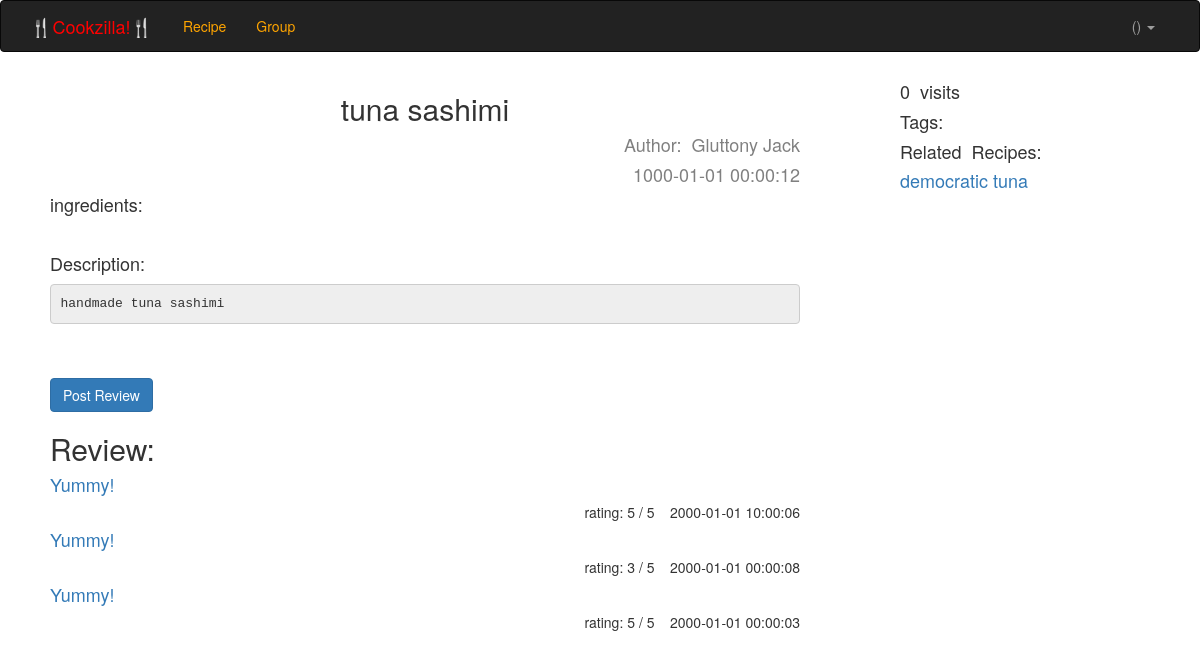
Screenshot of /recipe/recipe_detail.php?rid=13 with the database file from the repository.
### tables this page shows
create table recipe(
	recipeId int auto_increment,
	uname varchar(40),
	r_title varchar(40),
	num_of_serving int,
	r_description text,
	rtime datetime,
	primary key (recipeId),
	foreign key (uname) references users(uname)
)
auto_increment = 10000;

create table Users(
	uname varchar(40),
	nickname varchar(40) not null,
	password varchar(40) not null,
	uprofile text,
	primary key (uname)
);

create table review(
	reviewId int auto_increment,
	uname varchar(40),
	recipeId int,
	wtitle varchar(40),
	wrating int,
	wtext text,
	wsuggestion text,
	wtime datetime,
	primary key (reviewId),
	foreign key (uname) references users(uname),
	foreign key (recipeId) references recipe(recipeId)
	
)
auto_increment = 10000;

### recipe/recipe_detail.php (the view, shortened to what this page needs)
<!DOCTYPE html>
<html>
<head>
	<link href="../css/bootstrap.min.css" rel="stylesheet">
</head>
<body>
<div class="navbar navbar-inverse navbar-extra" >
        <div class="container">
          <div class="navbar-header" >
            <a class="navbar-brand" href="/cookzilla"><font color="red">🍴Cookzilla!🍴</font></a>
          </div>
          <div class="navbar-collapse collapse">
            <ul class="nav navbar-nav">
              <li id="subscribe">
                <a href="/cookzilla/recipe/view_recipe.php?sort=createdat"><font color="orange">Recipe</font></a>
              </li>
              <li id="subscribe">
                <a href=/cookzilla/group/group.php><font color="orange">Group</font></a>
              </li>
            </ul>
            <div class="dropdown">
            <ul id="navbar-right" class="nav navbar-nav navbar-right">
              <li class="dropdown">
              <a href="#" class="dropdown-toggle" data-toggle="dropdown">
               <?php
				echo $_SESSION['nickname']. "(". $_SESSION['uname'].")";
			?>
                <span class="caret"></span>
              </a>
              </li>
            </ul>
            </div>
          </div>
        </div>
      </div>
    <?php
    $con = mysqli_connect("localhost","root","");
mysqli_select_db( $con, 'cookzilla');
$rid = $_GET["rid"];
$sql4="SELECT * FROM recipe, users where recipe.recipeId = '$rid.' and users.uname = recipe.uname";
$result = mysqli_query($con,$sql4);
$row1 = mysqli_fetch_array($result);
echo "<div  id = \"content\">";
echo "<div style='text-align:center;'><h2 class='col-center-block'>". $row1["r_title"]. "</div></h2>";
$sql="SELECT count(*) FROM user_visited where recipeId = $row1[recipeId]" ;
$visits = mysqli_query($con,$sql);
echo "<div style='text-align:right;'><h4> <font color='gray'>Author:&nbsp&nbsp" . $row1['nickname'] ."</font></h4></div>";
echo "<div style='text-align:right;'><h4> <font color='gray'>" . $row1['rtime'] ."</font></h4></div>";
echo "<h4>ingredients:</h4>";
echo "<br><h4>Description:</h4>";
echo "<pre>". $row1['r_description'] . "</pre>";
echo "<br><h2><a class='btn btn-primary' href='/cookzilla/recipe/new_review.php'>Post Review</a></h2>";
echo "<h2>Review:</h2>";
$sql="SELECT * from review where recipeId = '$rid' order by wtime desc";
$reviews = mysqli_query($con,$sql);
while ($row = mysqli_fetch_array($reviews)) {
echo "<h4><a href=\"review.php?wid=".urlencode($row['reviewId'])."\">".$row['wtitle']."</a></h4>";
echo "<h5 style=\"text-align:right;\"> rating:&nbsp".$row['wrating']."&nbsp/&nbsp5&nbsp&nbsp&nbsp&nbsp".$row['wtime']."</h5>";
}
echo "</div>";
echo "<div  id = \"side\">";
echo "<h4>". mysqli_fetch_array($visits)[0]."&nbsp&nbspvisits</h4>";
echo "<h4> Tags:&nbsp&nbsp</h4><h4><font color='red'>";
echo "</font></h4>";
echo "<h4> Related&nbsp&nbspRecipes:</h4>";
$sql="SELECT recipe.recipeId, recipe.r_title from related, recipe where related.recipeId1 = '$rid' and related.recipeId2 = recipe.recipeId";
$related = mysqli_query($con,$sql) or die('Query failed: ' . mysql_error());
while ($row = mysqli_fetch_array($related)) {
  echo "<h4><a href=\"recipe_detail.php?rid=".urlencode($row['recipeId'])."\">" . $row[
  'r_title'] . "</a></h4>";
}
?>
</div>
      </body>
      </html>

### recipe/recipe_detail.php (style rules this page uses)
pre { height: auto; max-height: 1000px; overflow: auto; background-color: #eeeeee; word-break: normal; white-space: pre-wrap; word-wrap: break-word; }
.col-center-block { float: none; display: block; margin-left: auto; margin-right: auto; }
#content { float: left; width: 800px; height:500px; padding-left: 50px; }
#side { float: right; padding-right: 50px; width: 300px; }

### rows the page displays
recipe: r_title "tuna sashimi", users.nickname "Gluttony Jack", rtime "1000-01-01 00:00:12", r_description "handmade tuna sashimi"
review: wtitle "Yummy!", wrating "5", wtime "2000-01-01 10:00:06"
review: wtitle "Yummy!", wrating "3", wtime "2000-01-01 00:00:08"
review: wtitle "Yummy!", wrating "5", wtime "2000-01-01 00:00:03"
recipe: r_title "democratic tuna"

### other values shown
mysqli_fetch_array($visits)[0] "0"
